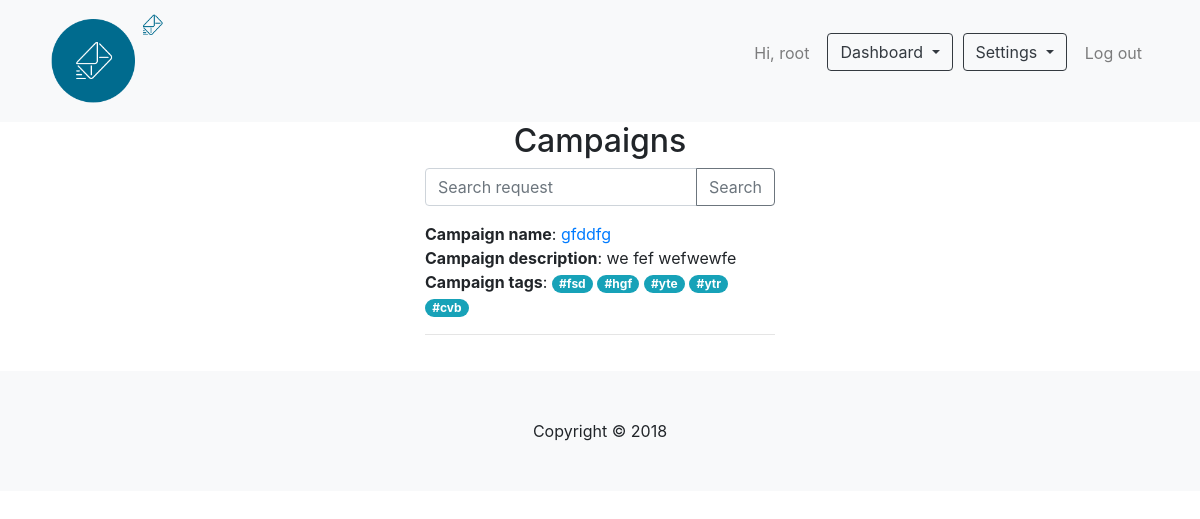
Screenshot of /campaigns/ (signed in) with the database file from the repository.
### Sender/models.py (models this page shows, shortened)
class Campaign(models.Model):
    campaign_name = models.CharField(max_length=100)
    campaign_description = models.TextField(max_length=1500)
    campaign_tags = TaggableManager(blank=True)
    class Meta:
        verbose_name_plural = 'Campaigns'
    def get_short_description(self):
        return self.campaign_description if len(self.campaign_description) < 50 else self.campaign_description[:50] + ' ...'
    def get_all_tags(self):
        return [tag.name for tag in self.campaign_tags.all()]

### Sender/views.py (the view, shortened to what this page needs)
# urls.py: path('campaigns/', views.CampaignsListView.as_view(), name='campaigns'),
class CampaignsListView(LoginRequiredMixin, View):
    content = {}
    login_url = '/login/'
    redirect_field_name = 'login'
    def get(self, request, tag: str = None):
        self.content.update({
            'doc': 'campaigns.html',
            'title': 'Campaigns',
            'search_form': CampaignsSearchForm()
        })
        all_campaigns = Campaign.objects.all()
        search_form = CampaignsSearchForm(request.GET)
        if tag and search_form.is_valid():
            campaign_filtered_by_tag = all_campaigns.filter(campaign_tags__name__in = [tag])
            search_request = search_form.cleaned_data['campaign_search']
            searched_campaigns = self.__search(search_query = campaign_filtered_by_tag,
                                               search_request = search_request)
            if searched_campaigns:
                messages.add_message(request, messages.SUCCESS, 'Success search')
            else:
                messages.add_message(request, messages.INFO, 'Nothing ...')
            self.content.update({'sended_messages': searched_campaigns})
        elif tag:
            campaign_filtered_by_tag = all_campaigns.filter(campaign_tags__name__in = [tag])
            self.content.update({'sended_messages': campaign_filtered_by_tag})
        else:
            self.content.update({'sended_messages': all_campaigns})
        return render(request, 'base.html', self.content)

### Sender/forms.py
class CampaignsSearchForm(forms.Form):
    campaign_search = forms.CharField(label='Search', max_length=150, widget=forms.TextInput(attrs={
                                                                                                'placeholder': 'Search request',
                                                                                                'class': 'form-control'
                                                                                            }))

### Sender/templates/base.html (shortened to what this page needs)
{% load static %}
<!doctype html>
<head>
    <link href="{% static "/css/bootstrap.min.css" %}" rel="stylesheet">
    <link href="{% static "/css/style.css" %}" rel="stylesheet">
</head>
<body>
    {% block header %}
        {% include 'elements/header.html' %}
    {% endblock %}
    {% block page %}
        {% include doc %}
    {% endblock %}
    {% block footer %}
        {% include 'elements/footer.html' %}
    {% endblock %}
</body>
</html>

### Sender/templates/elements/header.html (shortened to what this page needs)
{% load static %}
<link href="{% static "/css/header.css" %}" rel="stylesheet">
    <nav class="navbar navbar-expand-lg navbar-light bg-light" id="mainNav">
      <div class="container">
        <a class="navbar-brand js-scroll-trigger" href="{% url 'home' %}"><img id="logo" src="/static/images/logo.png"></a>
        <div class="collapse navbar-collapse" id="navbarResponsive">
          <ul class="navbar-nav ml-auto">
                {% if user.is_authenticated %}
                <li class="nav-item">
                  <p class="nav-link"> Hi, {{ user }}</p>
                </li>
                <li class="nav-item">
                  <div class="dropdown">
                    <button class="btn btn-outline-dark dropdown-toggle" type="button" id="dropdownDashboardMenu" data-toggle="dropdown" aria-haspopup="true" aria-expanded="false">
                      Dashboard
                    </button>
                  </div>
                </li>
                <li class="nav-item">
                  <div class="dropdown">
                    <button class="btn btn-outline-dark dropdown-toggle" type="button" id="dropdownSettingsMenu" data-toggle="dropdown" aria-haspopup="true" aria-expanded="false">
                      Settings
                    </button>
                  </div>
                </li>
                <li class="nav-item">
                  <a class="nav-link js-scroll-trigger" href="{% url 'logout' %}">Log out</a>
                </li>
                {% endif %}
          </ul>
        </div>
      </div>
    </nav>

### Sender/templates/campaigns.html
{% load static %}
    <link href="{% static "/css/view_campaign.css" %}" rel="stylesheet">
<div class="container">
    <h2 class="form-label">Campaigns</h2>
  <div class="row">
    <div class="col-md">
    </div>
    <div class="col-md">
        <form action="" method="GET" class="form-signin">
            <div class="input-group mb-3">
                {{search_form.campaign_search}}
                <div class="input-group-append">
                <button class="btn btn-outline-secondary" type="submit">Search</button>
                </div>
            </div>
        </form>
        {% for sended_message in sended_messages %}
            <strong>Campaign name</strong>:
                <a href="{% url 'view-campaign' sended_message.id %}">{{sended_message.campaign_name}}</a>
            <br>
            <strong>Campaign description</strong>: {{sended_message.get_short_description}}
            <br>
            <strong>Campaign tags</strong>:
            {% for tag in  sended_message.get_all_tags %}
                <a href="{% url 'campaigns-tag' tag %}" class="badge badge-pill badge-info">#{{ tag }}</a>
            {% endfor %}
            <hr>
        {% endfor %}
    </div>
    <div class="col-md">
    </div>
  </div>
</div>

### Sender/static/css/style.css (style rules this page uses)
#logo { width: 120px; }
.form-label { text-align: center; }

### Sender/static/css/header.css (style rules this page uses)
.nav-item { padding-left: 5px; padding-right: 5px }

### Sender/static/css/view_campaign.css (style rules this page uses)
.row { padding-bottom: 20px; }

### rows the page displays
Campaign: campaign_name "gfddfg", get_short_description "we fef wefwewfe"
Tag: get_all_tags "fsd"
Tag: get_all_tags "hgf"
Tag: get_all_tags "yte"
Tag: get_all_tags "ytr"
Tag: get_all_tags "cvb"

### other values shown
{{ user }} "root"
